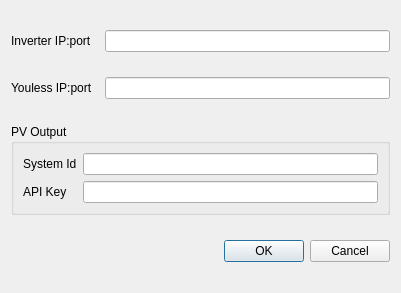
<?xml version="1.0" encoding="UTF-8"?>
<ui version="4.0">
 <class>Options</class>
 <widget class="QDialog" name="Options">
  <property name="geometry">
   <rect>
    <x>0</x>
    <y>0</y>
    <width>401</width>
    <height>293</height>
   </rect>
  </property>
  <property name="windowTitle">
   <string>Options</string>
  </property>
  <layout class="QGridLayout" name="gridLayout">
   <item row="0" column="3">
    <widget class="QLineEdit" name="InverterAddress"/>
   </item>
   <item row="0" column="1">
    <widget class="QLabel" name="label">
     <property name="text">
      <string>Inverter IP:port</string>
     </property>
    </widget>
   </item>
   <item row="4" column="3">
    <widget class="QDialogButtonBox" name="buttonBox">
     <property name="orientation">
      <enum>Qt::Horizontal</enum>
     </property>
     <property name="standardButtons">
      <set>QDialogButtonBox::Cancel|QDialogButtonBox::Ok</set>
     </property>
    </widget>
   </item>
   <item row="1" column="1">
    <widget class="QLabel" name="label_2">
     <property name="text">
      <string>Youless IP:port</string>
     </property>
    </widget>
   </item>
   <item row="1" column="3">
    <widget class="QLineEdit" name="YoulessAddress"/>
   </item>
   <item row="2" column="1" colspan="3">
    <widget class="QGroupBox" name="groupBox">
     <property name="sizePolicy">
      <sizepolicy hsizetype="Preferred" vsizetype="Fixed">
       <horstretch>0</horstretch>
       <verstretch>0</verstretch>
      </sizepolicy>
     </property>
     <property name="title">
      <string>PV Output</string>
     </property>
     <layout class="QGridLayout" name="gridLayout_2">
      <item row="0" column="0">
       <widget class="QLabel" name="label_3">
        <property name="text">
         <string>System Id</string>
        </property>
       </widget>
      </item>
      <item row="0" column="1">
       <widget class="QLineEdit" name="pvo_id">
        <property name="inputMethodHints">
         <set>Qt::ImhDigitsOnly</set>
        </property>
       </widget>
      </item>
      <item row="1" column="0">
       <widget class="QLabel" name="label_4">
        <property name="text">
         <string>API Key</string>
        </property>
       </widget>
      </item>
      <item row="1" column="1">
       <widget class="QLineEdit" name="pvo_key"/>
      </item>
     </layout>
    </widget>
   </item>
  </layout>
 </widget>
 <resources/>
 <connections>
  <connection>
   <sender>buttonBox</sender>
   <signal>accepted()</signal>
   <receiver>Options</receiver>
   <slot>accept()</slot>
   <hints>
    <hint type="sourcelabel">
     <x>248</x>
     <y>254</y>
    </hint>
    <hint type="destinationlabel">
     <x>157</x>
     <y>274</y>
    </hint>
   </hints>
  </connection>
  <connection>
   <sender>buttonBox</sender>
   <signal>rejected()</signal>
   <receiver>Options</receiver>
   <slot>reject()</slot>
   <hints>
    <hint type="sourcelabel">
     <x>316</x>
     <y>260</y>
    </hint>
    <hint type="destinationlabel">
     <x>286</x>
     <y>274</y>
    </hint>
   </hints>
  </connection>
 </connections>
</ui>
